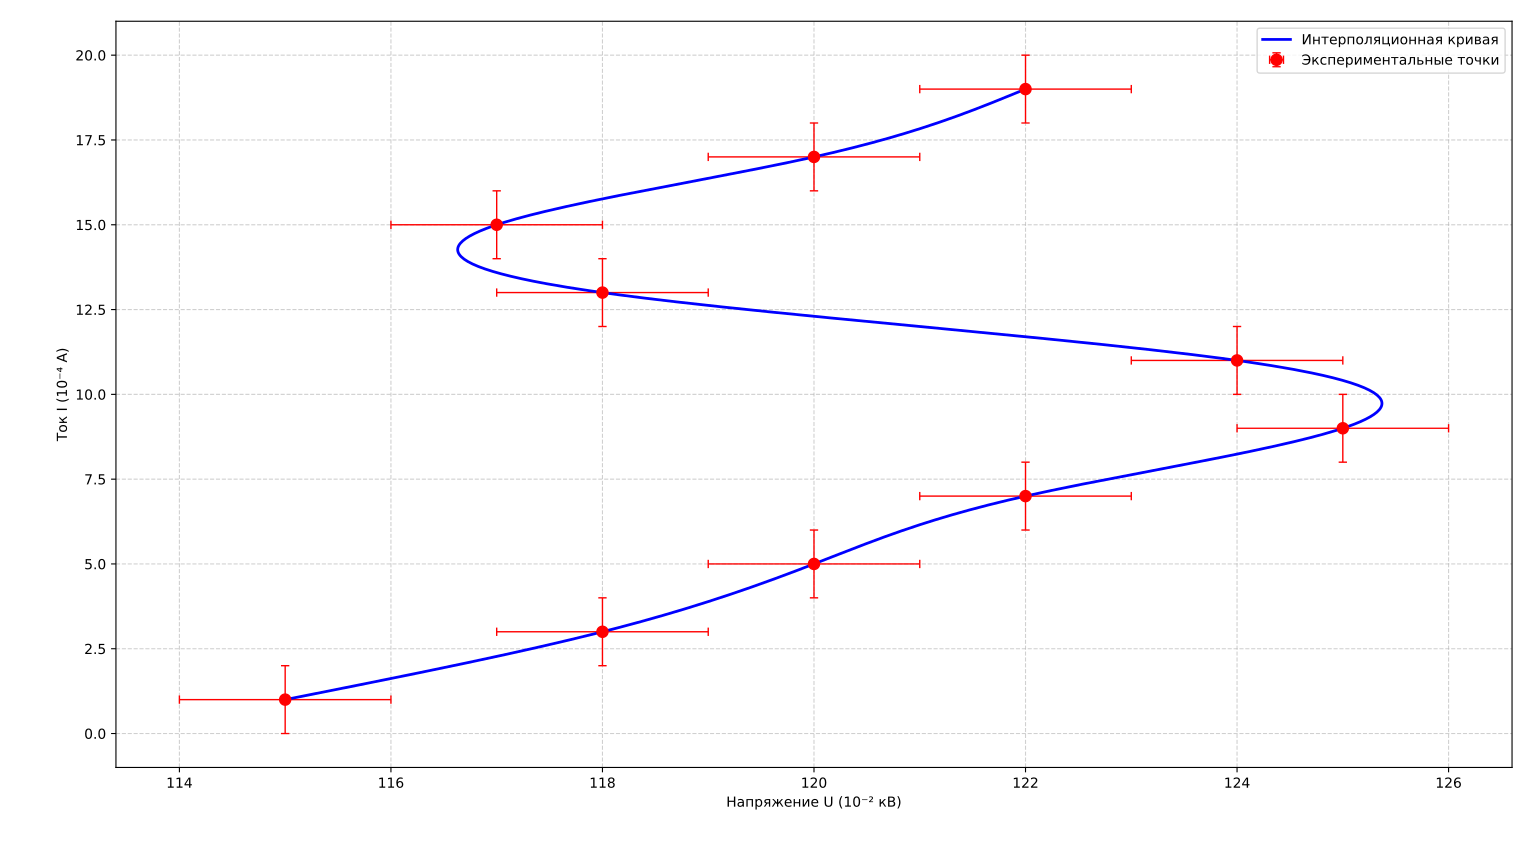

Generate this figure with Python:
import numpy as np
import matplotlib.pyplot as plt
from scipy.interpolate import CubicSpline

# Исходные данные в заданном порядке
U = np.array([122, 120, 117, 118, 124, 125, 122, 120, 118, 115])
I = np.array([19, 17, 15, 13, 11, 9, 7, 5, 3, 1])

# Погрешности
dU = np.full_like(U, 1, dtype=int)
dI = np.full_like(I, 1, dtype=int)

# Параметр t (индексы точек)
t = np.arange(len(U))

# Кубические сплайны для U(t) и I(t)
cs_U = CubicSpline(t, U, bc_type='natural')   # естественные граничные условия
cs_I = CubicSpline(t, I, bc_type='natural')

# Плотная сетка по параметру для гладкой кривой
t_dense = np.linspace(t.min(), t.max(), 500)
U_dense = cs_U(t_dense)
I_dense = cs_I(t_dense)

# Построение графика
plt.figure(figsize=(10, 6))
plt.errorbar(U, I, xerr=dU, yerr=dI, 
             fmt='ro', markersize=8, capsize=3, 
             ecolor='red', elinewidth=1,
             label='Экспериментальные точки')
plt.plot(U_dense, I_dense, 'b-', linewidth=2, 
         label='Интерполяционная кривая')

plt.xlabel('Напряжение U (10⁻² кВ)')
plt.ylabel('Ток I (10⁻⁴ А)')
plt.grid(True, linestyle='--', alpha=0.6)
plt.legend()
plt.tight_layout()
plt.show()
